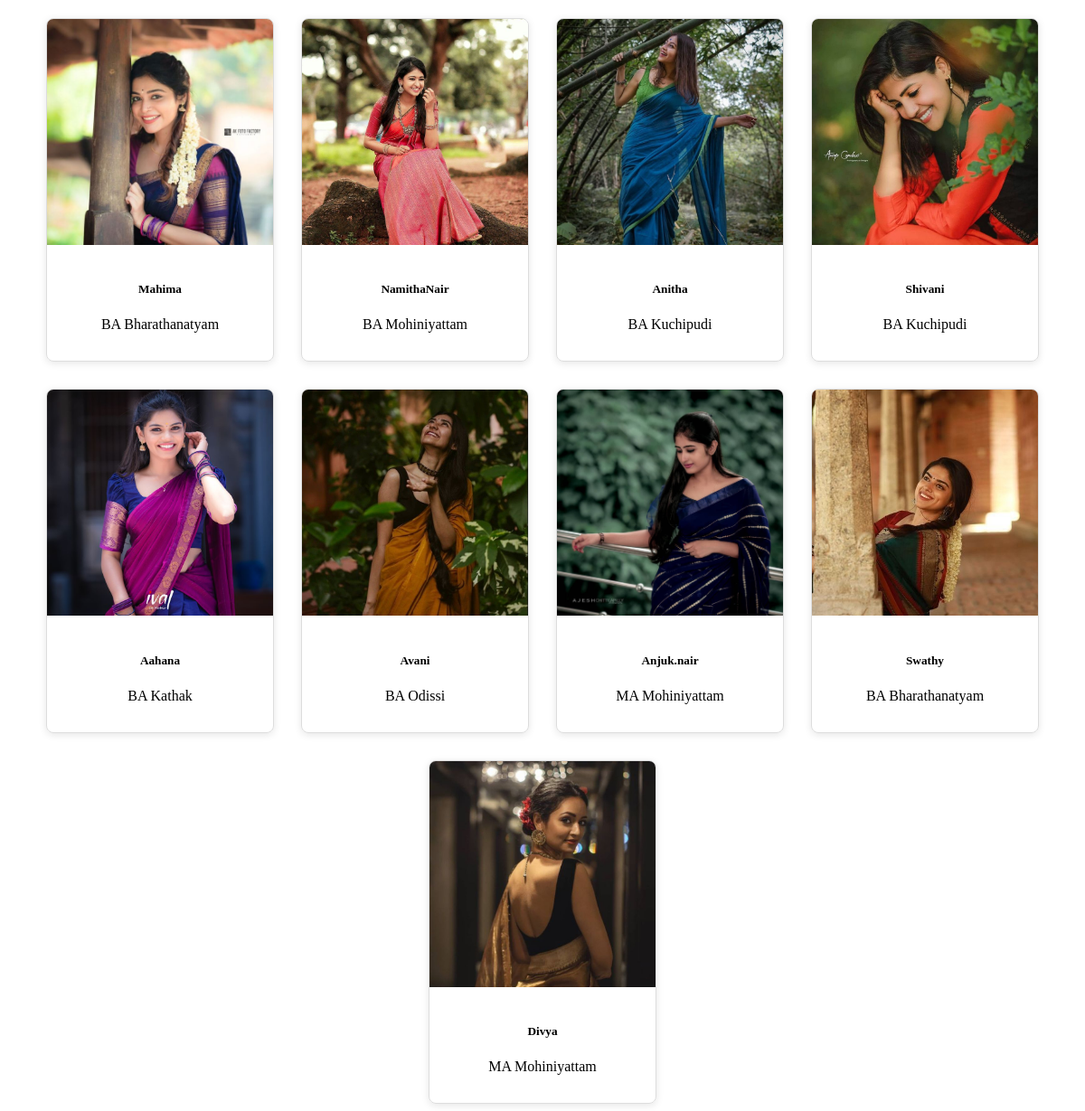
The page /gurus/ on the database its author committed.
### dhruvam/models.py (models this page shows, shortened)
class Register(AbstractUser):
    SPECIALIZATIONS = [
        ('Choose your specialization', 'Choose your specialization'),
        ('BA Bharathanatyam','BA Bharathanatyam'),
        ('BA Mohiniyattam','BA Mohiniyattam'),
        ('BA Kuchipudi','BA Kuchipudi'),
        ('BA Kathak','BA Kathak'),
        ('BA Odissi','BA Odissi'),
        ('MA Bharathanatyam','MA Bharathanatyam'),
        ('MA Mohiniyattam','MA Mohiniyattam'),
        ('MA Kuchipudi','MA Kuchipudi'),
        ('MA Kathak','MA Kathak'),
        ('MA Odissi','MA Odissi')
    ]
    usertype = models.IntegerField(default=1)
    is_approved = models.BooleanField(default=False)
    phone = models.CharField(max_length=10)
    image = models.ImageField(upload_to='guru_images/')
    experience = models.TextField()
    dance_style = models.CharField(max_length=100)
    dance_specialization = models.CharField(max_length=100, choices=SPECIALIZATIONS, default='Choose your specialization',)
    profile_information = models.TextField()

### dhruvam/views.py (the view)
# urls.py: path('gurus/', ApprovedGurusView.as_view(), name='gurus'),
class ApprovedGurusView(ListView):
    model = Register
    template_name = 'gurus.html'  # This is your template
    context_object_name = 'approved_gurus'  # This will be used in the template
    def get_queryset(self):
        return Register.objects.filter(is_approved=True)

### dhruvam/templates/gurus.html (shortened to what this page needs)
<!DOCTYPE html>
<html lang="en">
<head>
</head>
<body>
<div class="about-section mb-3">
    <div class="container">
        <div class="guru-container">
            {% for guru in approved_gurus %}
                <div class="guru-card">
                    <a href="{% url 'guru_detail' guru.id %}">
                        {% if guru.image %}
                            <img src="{{ guru.image.url }}" class="guru-image" alt="{{ guru.name }}">
                        {% endif %}
                    </a>
                    <div class="guru-details">
                        <h5>{{ guru.username|capfirst }}</h5>
                        <p>{{ guru.dance_specialization }}</p>
                    </div>
                </div>
            {% endfor %}
        </div>
    </div>
</div>
</body>
</html>

### dhruvam/templates/gurus.html (style rules this page uses)
.guru-container { display: flex; flex-wrap: wrap; justify-content: center; gap: 30px; margin-top: 20px; }
.guru-card { width: 250px; border: 1px solid #ddd; border-radius: 8px; overflow: hidden; text-align: center; box-shadow: 0 2px 8px rgba(0, 0, 0, 0.1); }
.guru-image { width: 100%; height: 250px; object-fit: cover; }
.guru-details { padding: 15px; }

### rows shown on the page
Register: image (picture), username "Mahima", dance_specialization "BA Bharathanatyam"
Register: image (picture), username "NamithaNair", dance_specialization "BA Mohiniyattam"
Register: image (picture), username "Anitha", dance_specialization "BA Kuchipudi"
Register: image (picture), username "Shivani", dance_specialization "BA Kuchipudi"
Register: image (picture), username "Aahana", dance_specialization "BA Kathak"
Register: image (picture), username "Avani", dance_specialization "BA Odissi"
Register: image (picture), username "Anjuk.nair", dance_specialization "MA Mohiniyattam"
Register: image (picture), username "Swathy", dance_specialization "BA Bharathanatyam"
Register: image (picture), username "Divya", dance_specialization "MA Mohiniyattam"
